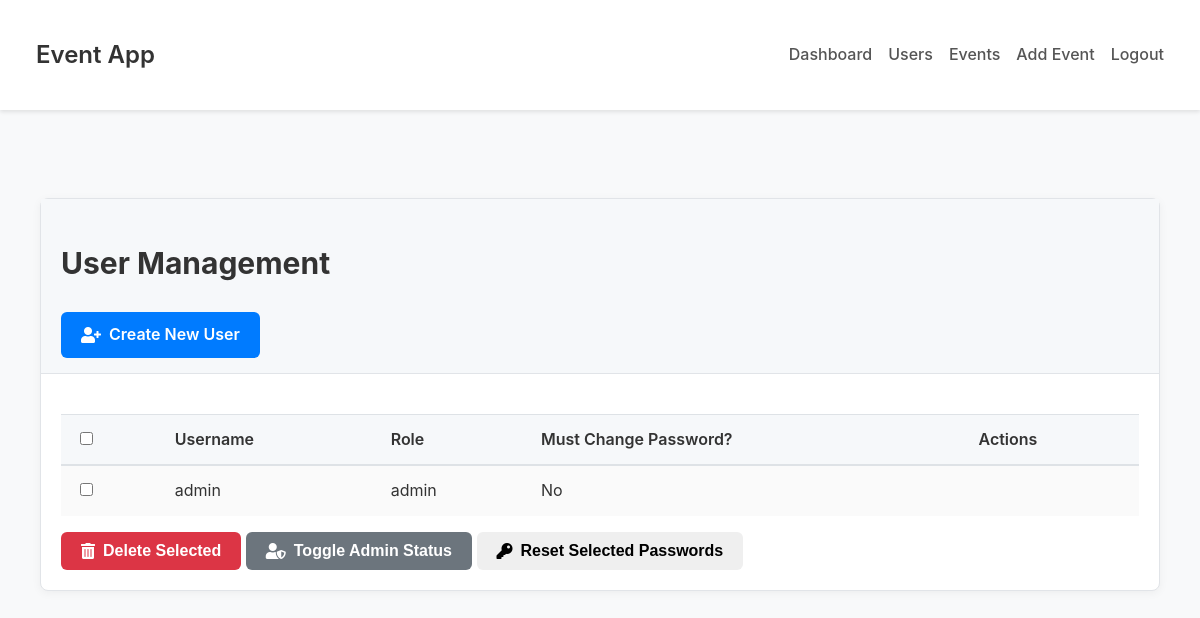
/admin/users (signed in), run on an earlier commit of the app's database.
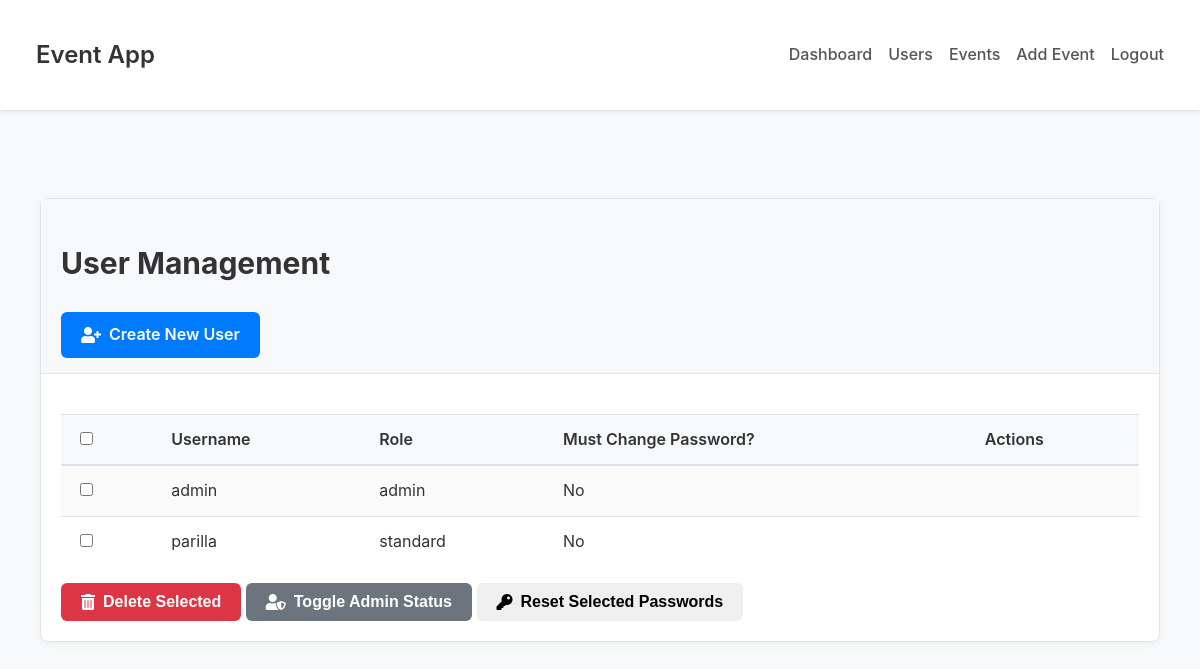
And on a later commit of the database.
### tables this page shows
CREATE TABLE users (
        id INTEGER PRIMARY KEY AUTOINCREMENT,
        username TEXT UNIQUE NOT NULL,
        password_hash TEXT NOT NULL,
        role TEXT NOT NULL CHECK(role IN ('admin', 'standard')),
        must_change_password INTEGER NOT NULL DEFAULT 0
    );

### app.py (the view)
@app.route('/admin/users')
@admin_required
def admin_users():
    db = get_db()
    users = db.execute('SELECT id, username, role, must_change_password FROM users').fetchall()
    return render_template('user_list.html', users=users, username=session['username'], role=session['role'])

### app.py (called while the page is built)
def get_db():
    if 'db' not in g:
        g.db = sqlite3.connect(DATABASE)
        g.db.row_factory = sqlite3.Row  # This makes rows behave like dicts
    return g.db

def admin_required(f):
    @wraps(f)
    def decorated_function(*args, **kwargs):
        if not session.get('logged_in') or session.get('role') != 'admin':
            flash('You do not have permission to access this page.', 'danger')
            return redirect(url_for('login'))
        return f(*args, **kwargs)
    return decorated_function

### templates/user_list.html (shortened to what this page needs)
{% extends "base.html" %}
{% block content %}
<div class="container mt-4">
    <div class="card">
        <div class="card-header d-flex justify-content-between align-items-center">
            <h2>User Management</h2>
            <a href="{{ url_for('create_user') }}" class="btn btn-primary">
                <i class="fas fa-user-plus"></i> Create New User
            </a>
        </div>
        <div class="card-body">
            {% if users %}
            <form method="post" id="user_actions_form">
                <div class="table-responsive">
                    <table class="table table-striped table-hover">
                        <thead class="thead-light">
                            <tr>
                                <th><input type="checkbox" id="select_all_users"></th>
                                <th>Username</th>
                                <th>Role</th>
                                <th>Must Change Password?</th>
                                <th class="text-right">Actions</th>
                            </tr>
                        </thead>
                        <tbody>
                            {% for user in users %}
                            <tr>
                                <td><input type="checkbox" name="user_ids" value="{{ user.id }}" class="user-checkbox"></td>
                                <td>{{ user.username }}</td>
                                <td>{{ user.role }}</td>
                                <td>{{ 'Yes' if user.must_change_password else 'No' }}</td>
                                <td class="text-right">
                                </td>
                            </tr>
                            {% endfor %}
                        </tbody>
                    </table>
                </div>
                <div class="mt-3 d-flex gap-2">
                    <button type="submit" form-action="{{ url_for('delete_selected_users') }}" class="btn btn-danger">
                        <i class="fas fa-trash-alt"></i> Delete Selected
                    </button>
                    <button type="submit" form-action="{{ url_for('toggle_selected_admin') }}" class="btn btn-secondary">
                        <i class="fas fa-user-shield"></i> Toggle Admin Status
                    </button>
                    <button type="submit" form-action="{{ url_for('reset_selected_passwords') }}" class="btn btn-warning">
                        <i class="fas fa-key"></i> Reset Selected Passwords
                    </button>
                </div>
            </form>
            {% else %}
            <p>No users found.</p>
            {% endif %}
        </div>
    </div>
</div>
{% endblock %}

### templates/base.html (shortened to what this page needs)
<!DOCTYPE html>
<html lang="en">
<head>
    <link rel="stylesheet" href="https://cdnjs.cloudflare.com/ajax/libs/font-awesome/5.15.4/css/all.min.css">
    <link rel="stylesheet" href="{{ url_for('static', filename='style.css') }}">
</head>
<body>
    <nav class="navbar">
        <div class="container">
            <a class="navbar-brand" href="{{ url_for('index') }}">Event App</a>
            <ul class="navbar-nav">
                {% if session['logged_in'] %}
                    <li class="nav-item"><a class="nav-link" href="{{ url_for('dashboard') }}">Dashboard</a></li>
                    {% if session['role'] == 'admin' %}
                        <li class="nav-item"><a class="nav-link" href="{{ url_for('admin_users') }}">Users</a></li>
                    {% endif %}
                    <li class="nav-item"><a class="nav-link" href="{{ url_for('list_events') }}">Events</a></li>
                    <li class="nav-item"><a class="nav-link" href="{{ url_for('add_event') }}">Add Event</a></li>
                    <li class="nav-item"><a class="nav-link" href="{{ url_for('logout') }}">Logout</a></li>
                {% else %}
                    <li class="nav-item"><a class="nav-link" href="{{ url_for('login') }}">Login</a></li>
                {% endif %}
            </ul>
        </div>
    </nav>
    <main class="container mt-4">
        {% block content %}{% endblock %}
    </main>
</body>
</html>

### static/style.css (style rules this page uses)
body { font-family: -apple-system, BlinkMacSystemFont, "Segoe UI", Roboto, "Helvetica Neue", Arial, sans-serif; background-color: #f8f9fa; color: #333; line-height: 1.6; margin: 0; }
.navbar { background-color: #fff; box-shadow: 0 2px 4px rgba(0,0,0,0.1); padding: 1rem; }
.navbar .container { display: flex; justify-content: space-between; align-items: center; }
.navbar-brand { font-size: 1.5rem; font-weight: 600; color: #333; text-decoration: none; }
.navbar-nav { list-style: none; display: flex; gap: 1rem; margin: 0; padding: 0; }
.nav-link { color: #555; text-decoration: none; font-weight: 500; transition: color 0.3s ease; }
.container { max-width: 1200px; margin: auto; padding: 20px; }
.card { background-color: #fff; border: 1px solid #e1e4e8; border-radius: 8px; box-shadow: 0 2px 10px rgba(0, 0, 0, 0.05); margin-bottom: 20px; }
.card-header { background-color: #f6f8fa; padding: 15px 20px; border-bottom: 1px solid #e1e4e8; font-size: 1.25rem; font-weight: 600; }
.card-body { padding: 20px; }
.btn { padding: 10px 20px; border: none; border-radius: 6px; cursor: pointer; font-size: 16px; font-weight: 600; text-decoration: none; display: inline-flex; align-items: center; gap: 0.5rem; text-align: center; transition: background-color 0.3s ease, color 0.3s ease; }
.btn-primary { background-color: #007bff; color: white; }
.btn-secondary { background-color: #6c757d; color: white; }
.btn-danger { background-color: #dc3545; color: white; }
.table-responsive { overflow-x: auto; }
.table { width: 100%; border-collapse: collapse; margin-top: 20px; }
.table th, .table td { padding: 12px 15px; text-align: left; vertical-align: middle; border-top: 1px solid #dee2e6; }
.table thead th { background-color: #f6f8fa; font-weight: 600; border-bottom: 2px solid #dee2e6; }
.table-striped tbody tr:nth-of-type(odd) { background-color: rgba(0, 0, 0, 0.02); }
.mt-3 { margin-top: 1rem; }
.mt-4 { margin-top: 1.5rem; }
.text-right { text-align: right; }

What changed in the data, as far as the page shows it:
added users: username "parilla", role "standard", must_change_password "No"
